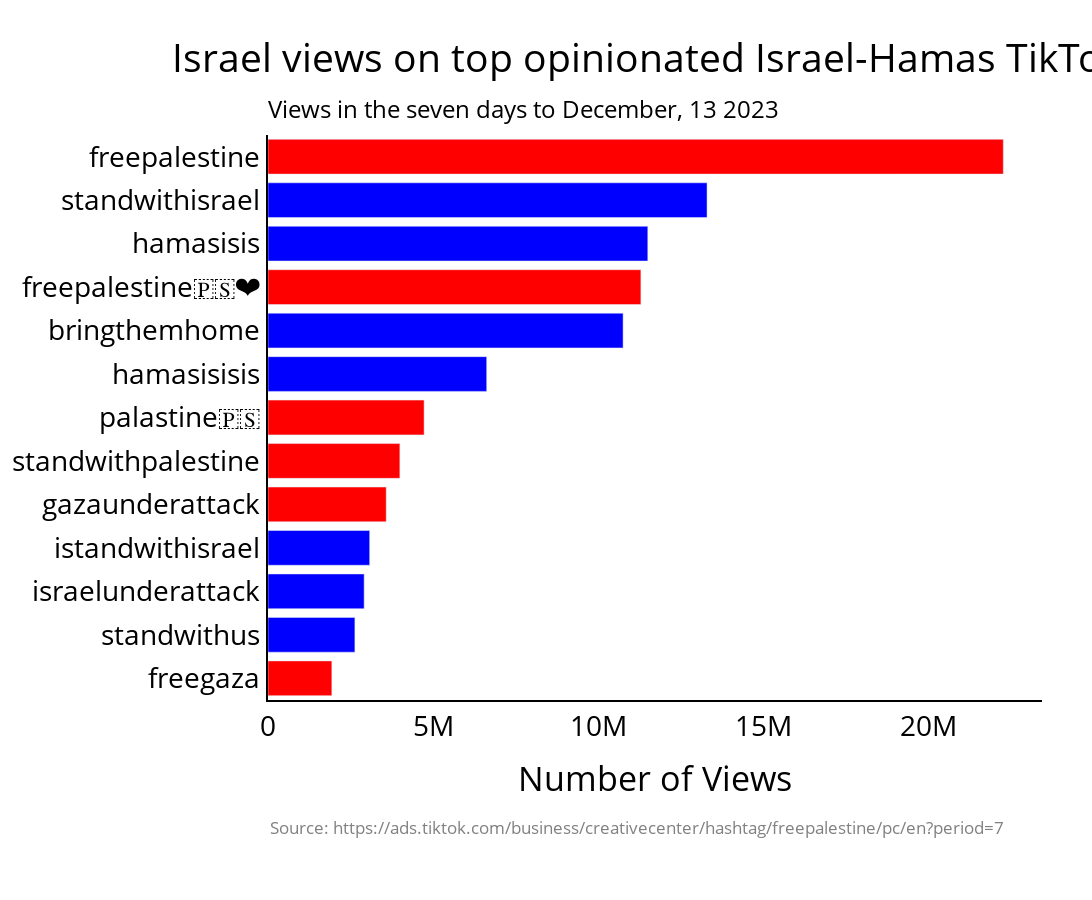

The notebook cell this image was saved under:
### Code cell
country_code = 'IL'
number_of_hashtags = 13
create_hashtag_chart(country_code,number_of_hashtags)

### Figure 1 — Plotly figure (JSON) as saved in the notebook; plotly's stock layout.template omitted (floating-point values rounded to 4 significant figures)
{"data": [{"marker": {"color": ["red", "blue", "blue", "red", "blue", "blue", "red", "red", "red", "blue", "blue", "blue", "red"]}, "name": "Views", "orientation": "h", "type": "bar", "x": [22281779, 13304508, 11508950, 11299671, 10760581, 6627266, 4730394, 3995680, 3582250, 3081180, 2913545, 2633153, 1934666], "y": ["freepalestine", "standwithisrael", "hamasisis", "freepalestine🇵🇸❤️", "bringthemhome", "hamasisisis", "palastine🇵🇸", "standwithpalestine", "gazaunderattack", "istandwithisrael", "israelunderattack", "standwithus", "freegaza"]}], "layout": {"annotations": [{"font": {"size": 24}, "showarrow": false, "text": "Views in the seven days to December, 13 2023", "x": -0.002, "xanchor": "left", "xref": "paper", "y": 1.08, "yanchor": "top", "yref": "paper"}, {"align": "left", "font": {"color": "grey", "size": 17}, "showarrow": false, "text": "Source: https://ads.tiktok.com/business/creativecenter/hashtag/freepalestine/pc/en?period=7", "x": 0, "xref": "paper", "y": -0.25, "yref": "paper"}], "barmode": "relative", "font": {"color": "black", "size": 28}, "height": 900, "margin": {"b": 200, "l": 100, "r": 50, "t": 135}, "paper_bgcolor": "white", "plot_bgcolor": "white", "showlegend": false, "title": {"text": "Israel views on top opinionated Israel-Hamas TikTok hashtags", "x": 0.1572, "xanchor": "left", "y": 0.95, "yanchor": "top"}, "width": 1800, "xaxis": {"linecolor": "black", "linewidth": 2, "showline": true, "title": {"standoff": 25, "text": "Number of Views"}}, "yaxis": {"automargin": true, "autorange": "reversed", "linecolor": "black", "linewidth": 2, "showline": true, "tickfont": {"color": "black"}, "title": {"font": {"color": "black"}}}}}
